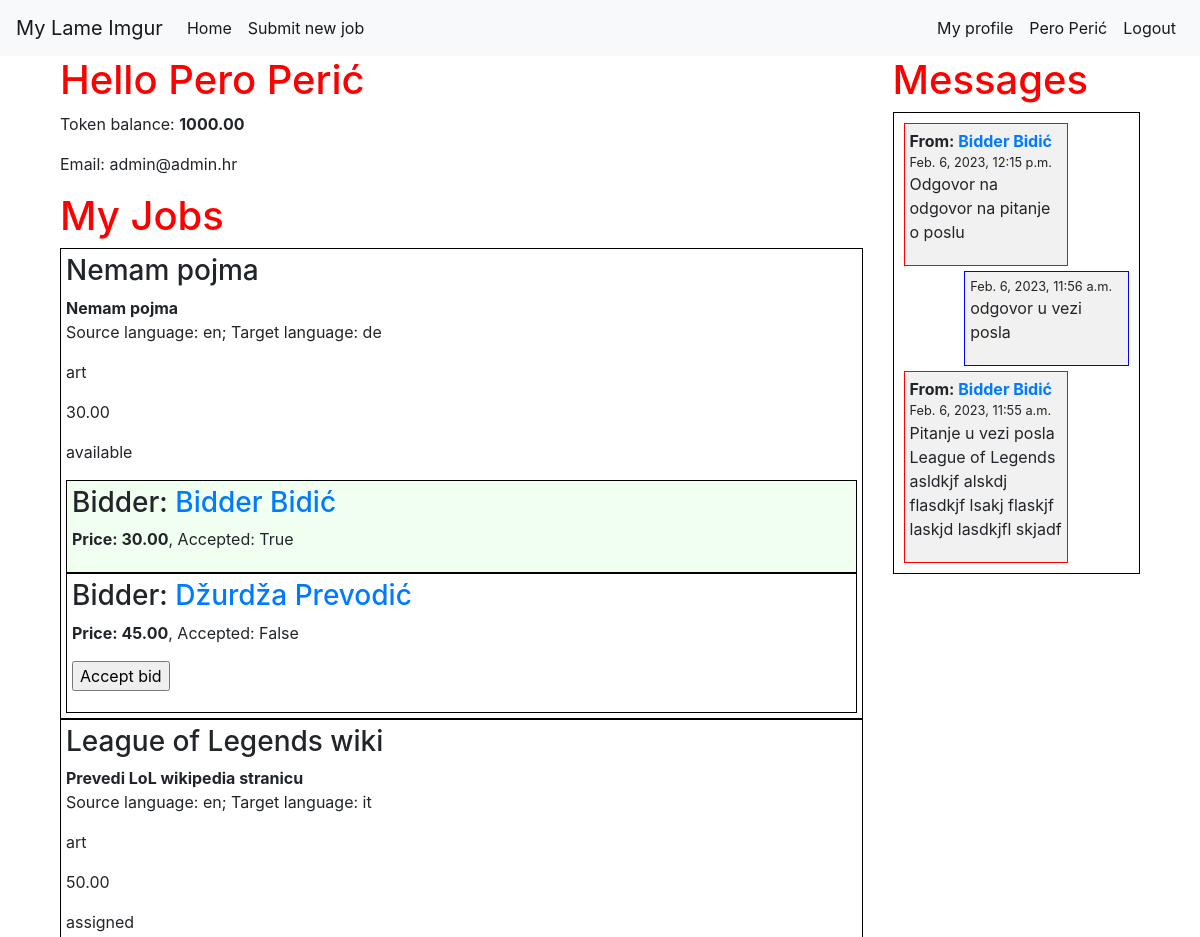
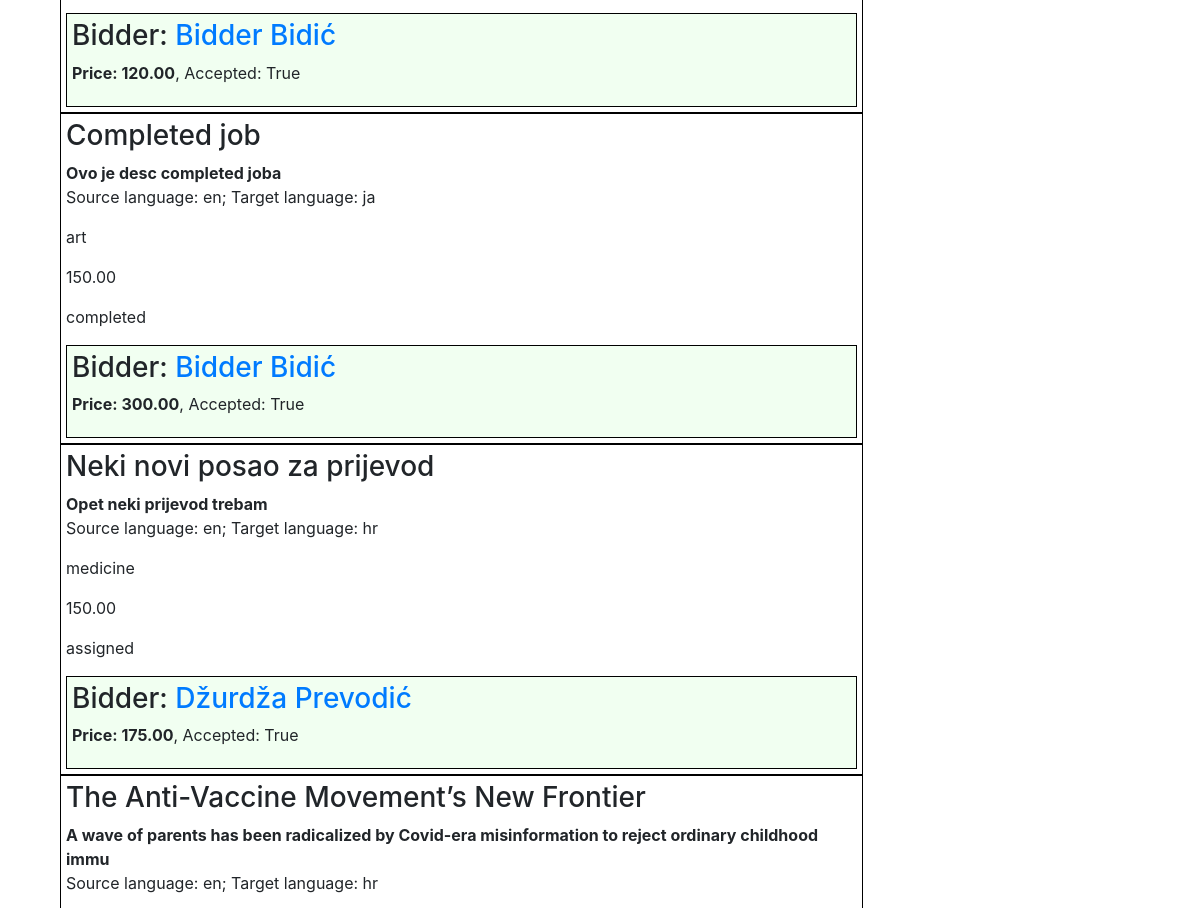
The app's page /accounts/dashboard (signed in, upper part), older data (2 pictures, top to bottom).
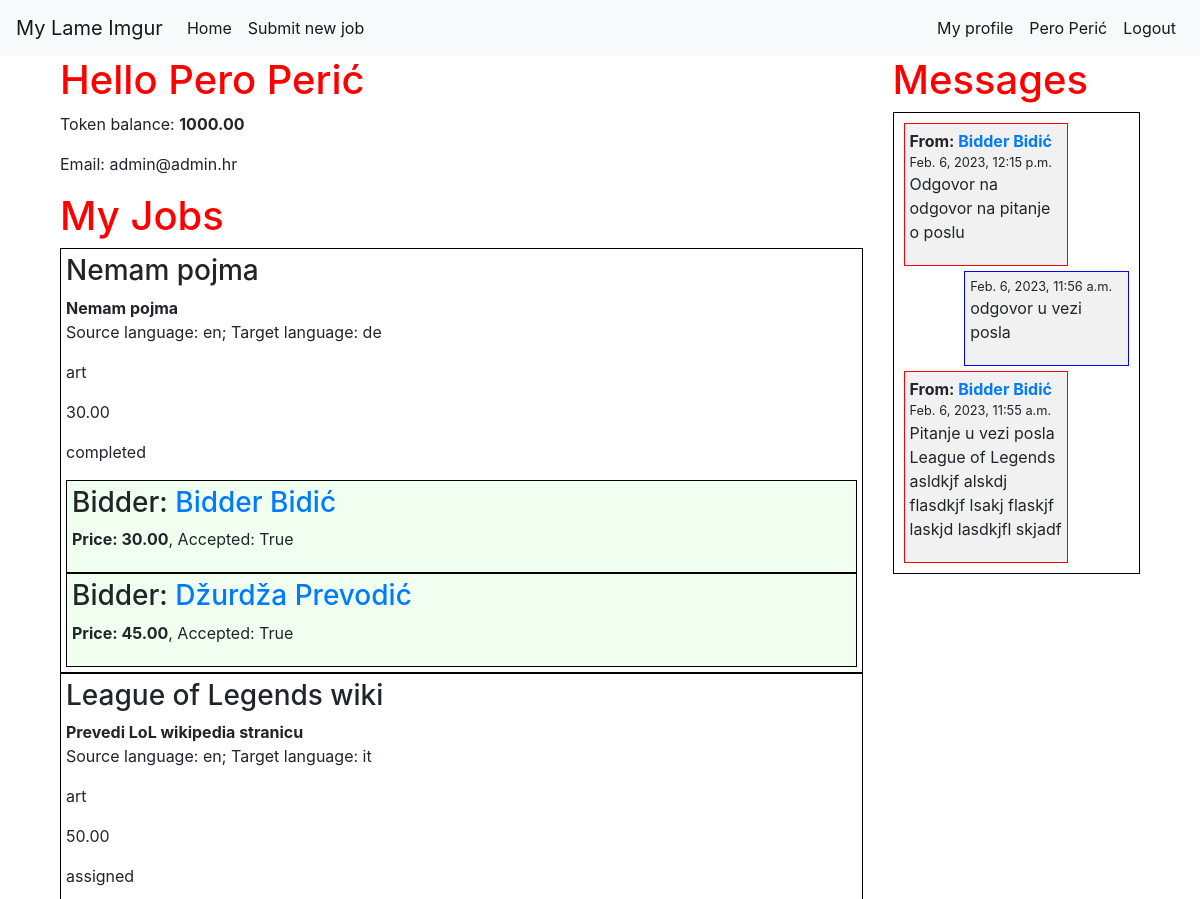
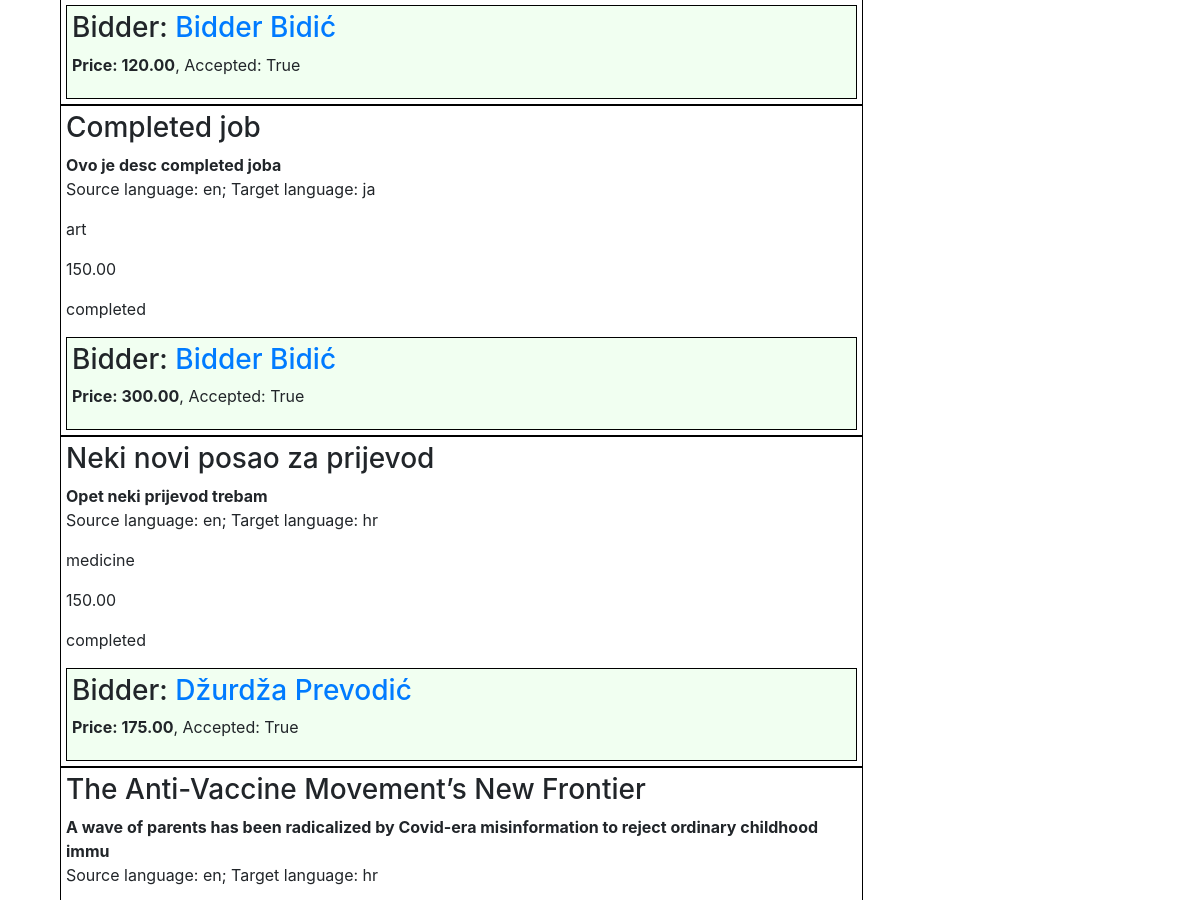
The same page, newer data (2 pictures, top to bottom).
### app/models.py (models this page shows, shortened)
class Job(models.Model):
    class Status(models.TextChoices):
        AVAILABLE = 'available', "Available"
        ASSIGNED = 'assigned', "Assigned"
        IN_PROGRESS = 'in_progress', "In Progress"
        COMPLETED = 'completed', "Completed"
    class Field(models.TextChoices):
        ART = 'art', "Art"
        BUS = 'business', "Business"
        COMP = 'computers', "Computers"
        EDU = 'education', "Education"
        ENG = 'engineering', "Engineering"
        FIN = 'finance', "Finance"
        LAW = 'law', "Law"
        LIT = 'literature', "Literature"
        MED = 'medicine', "Medicine"
        SCI = 'science', "Science"
        SOC = 'social_sciences', "Social Sciences"
        TECH = 'technology', "Technology"
    class Language(models.TextChoices):
        ENG = 'en', "English"
        SPA = 'spa', "Spanish"
        FRE = 'fr', "French"
        GER = 'de', "German"
        ITA = 'it', "Italian"
        JPN = 'ja', "Japanese"
        CRO = 'hr', "Croatian"
    user = models.ForeignKey(User, on_delete=models.CASCADE)
    title = models.CharField(max_length=100)
    description = models.CharField(max_length=100)
    source_lang = models.CharField(
            max_length=3,
            choices=Language.choices,
            default=Language.ENG,
    )
    target_lang = models.CharField(
            max_length=3,
            choices=Language.choices,
            default=Language.CRO,
    )
    field = models.CharField(
            max_length=100,
            choices=Field.choices,
            default=Field.ENG,
    )
    budget = models.DecimalField(max_digits=8, decimal_places=2)
    text = models.TextField()
    status = models.CharField(
            max_length=100,
            choices=Status.choices,
            default=Status.AVAILABLE,
    )
    translation = models.TextField(blank=True, null=True)
    def is_available(self):
        return self.status == self.Status.AVAILABLE

class Bid(models.Model):
    bidder = models.ForeignKey(User, on_delete=models.CASCADE)
    job = models.ForeignKey(Job, on_delete=models.CASCADE)
    price = models.DecimalField(max_digits=8, decimal_places=2)
    accepted = models.BooleanField(default=False)
    completed = models.BooleanField(default=False)

class Account(models.Model):
    user = models.OneToOneField(User, on_delete=models.CASCADE)
    name = models.CharField(max_length=100)
    balance = models.DecimalField(max_digits=8, decimal_places=2, default=0)
    translator = models.BooleanField()

### accounts/views.py (the view)
# urls.py: path('dashboard', views.dashboard, name="dashboard"),
@login_required
def dashboard(request):
    user = request.user
    my_jobs = user.job_set.all()
    my_messages = Message.objects.filter(receiver=user) | Message.objects.filter(sender=user)
    my_messages = my_messages.order_by('-sent_at')
    my_bids = user.bid_set.all()
    my_won_bids = user.bid_set.filter(accepted=True)
    context = {
        'my_jobs': my_jobs,
        'my_messages': my_messages,
        'my_bids': my_bids,
        'my_won_bids': my_won_bids,
    }
    return render(request, 'accounts/dashboard.html', context)

### accounts/templates/accounts/dashboard.html (shortened to what this page needs)
{% extends 'app/base.html' %}
{% block content %}
<div class="container">
  <div class="row">
    <div class="col-md-9">
      <h1>Hello {{ user.account.name }}</h1>
      <p>Token balance: <strong>{{ user.account.balance }}</strong></p>
      <p>Email: {{ user.email }}</p>
      <h1>My Jobs</h1>
      {% for job in my_jobs  %}
        <div class="job">
          <h3>{{ job.title }}</h3>
          <p>
            <strong>{{ job.description   }}</strong> </br>
            Source language: {{ job.source_lang   }};
            Target language: {{ job.target_lang   }}
          </p>
          <p>{{ job.field   }}</p>
          <p>{{ job.budget   }}</p>
          <p>{{ job.status   }}</p>
          <div>
          {% for bid in job.bid_set.all  %}
            <div class="bid {% if bid.accepted %} accepted {% endif %}">
              <h3>
                Bidder:
                <a href="{% url 'accounts:profile' bid.bidder.id %}">
                  {{ bid.bidder.account.name }}
                </a>
              </h3>
              <p>
                <strong>Price: {{ bid.price }}</strong>,
                Accepted: {{ bid.accepted }}
              </p>
              {% if not bid.accepted and job.is_available %}
                <p>
                  <form action="{% url 'app:accept_bid' bid.id %}" method="post">
                    <input type="submit" value="Accept bid">
                  </form>
                </p>
              {% endif %}
            </div>
          {% endfor %}
          </div>
          </div>
      {% endfor %}
    </div>
    <div class="col-md-3">
      <h1>Messages</h1>
      <div class="messages">
        {% for message in my_messages %}
          <div class="message {% if user == message.sender %} my-message {% else %} their-message {% endif %}">
            {% if user != message.sender  %}
              <strong> From:
                <a href="{% url 'accounts:profile' message.sender.id %}">
                  {{ message.sender.account.name }}
                </a>
              </strong> </br>
            {% endif %}
            <small>{{ message.sent_at }}</small>
            <p>{{ message.text }}</p>
          </div>
        {% endfor %}
      </div>
    </div>
  </div>
</div>
{% endblock content %}

Row changes from the older to the newer data that the page shows:
changed Job "Nemam pojma": status "available" → "completed"
changed Bid (number 2 of 5 on the later page): accepted "False" → "True"; value "Accept bid" → (not shown)
changed Job "Neki novi posao za prijevod": status "assigned" → "completed"
